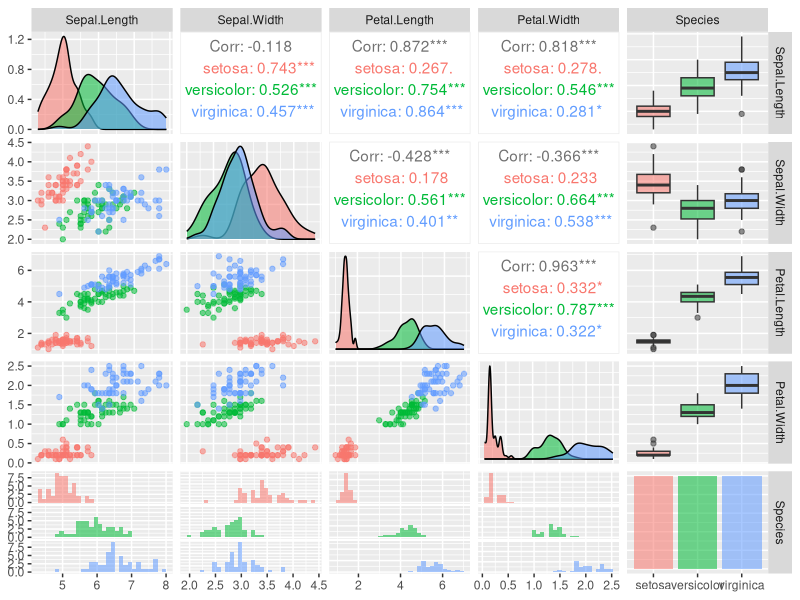
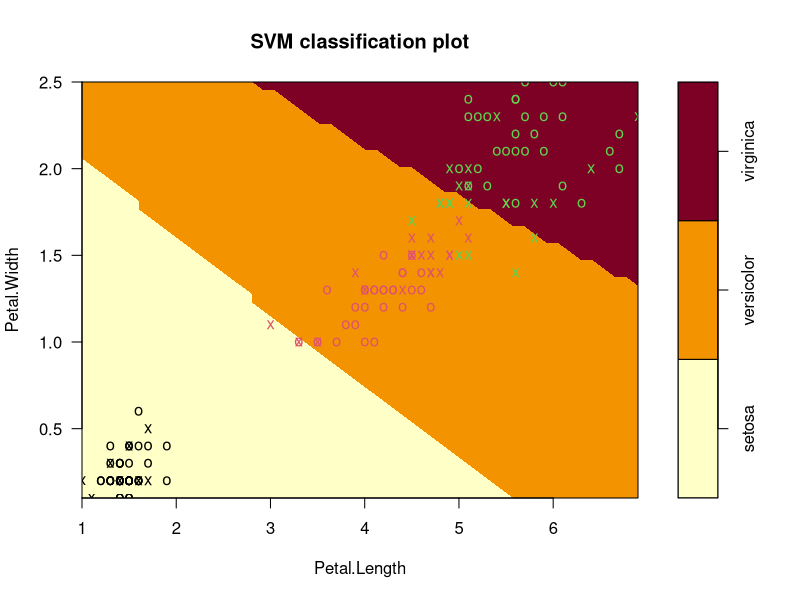

These charts were generated, in order, by the following R code:
#e1071 will be used for Support Vector Classification.
install.packages("e1071")
install.packages("GGally")
install.packages("ggplot2")

library(e1071)
library(GGally)
library(ggplot2)

#get the dataset
data(iris)

#explore the data
str(iris)
head(iris,3)

#Create the SVM model
svm_model <- svm(Species ~ ., data=iris,
                 kernel="radial") #linear/polynomial/sigmoid

#Lets have a closer look at the parameters 
#and judge before hand if a good model can be created or not.
ggpairs(iris, ggplot2::aes(colour = Species, alpha = 0.4))

#We can clearly see from the Histograms of Petal.length 
#and Petal.width that we can clearly seperate out Setosa species with very high confidence.

#However, Versicolor and Virginica Species are overlapped. 
#If we look at the scatterplot of Sepal.Length vs Petal.Length 
#and Petal.Width vs Petal.Length, 
#we can distintly see a seperator that can be draw between the groups of Species.

#Looks like we can just use Petal.Width and Petal.Length as parameters 
#and come with a good model. SVM seems to be a very good model for this type of data.

plot(svm_model, data=iris,
     Petal.Width~Petal.Length,
     slice = list(Sepal.Width=3, Sepal.Length=4) 
)

#from the graph you can see data, support vector(represented by cross sign) 
#and decision boundry, belong to 3 types of species

#White color represented predicted class for second species(versicolor)

#Pink color represented predicted class for third species(virginica)

#Also we have 52 Support vector, 
#8 of them belongs to first species
#(You can see 8 cross in first class), 
#22 of them belongs to second species, 
#21 of them belongs to third species.

#Predict each Species
#Confusion matrix and missclassification error
pred = predict(svm_model,iris)
tab = table(Predicted=pred, Actual = iris$Species)
tab


#How did the model do?
#What is the accuracy rate?
Accuracy = sum(diag(tab)/sum(tab))*100
#Our model has achieved 97.33% accuracy






